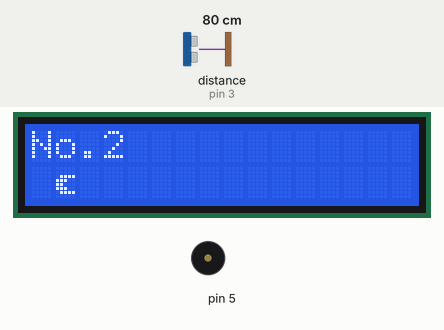
Bench run of a sketch on a simulated Arduino Uno, built with avr-gcc and run on an emulated ATmega328P. On the bench: 16×2 character LCD, buzzer (waves = sounding). Wiring (inferred from the names in the program): ultrasonic range finder: trigger pin 2; echo pin 3. The inputs (shaded band) are chosen by the test bench; at power-on: distance to the obstacle (sensor on pin 3) 80 cm. The echo pulse lasts 58.3 µs per cm; what the sketch prints to the serial monitor is not drawn.

Above: at 1.09 s.
1.3 s: distance to the obstacle (sensor on pin 3) set to 2 cm
At 1.56 s:
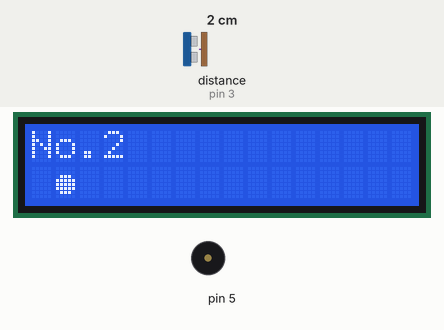
At 1.99 s:
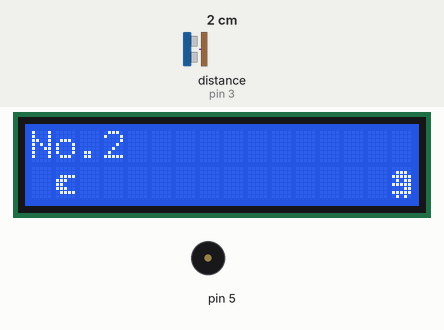
4.3 s: distance to the obstacle (sensor on pin 3) set to 18 cm
At 14.9 s:
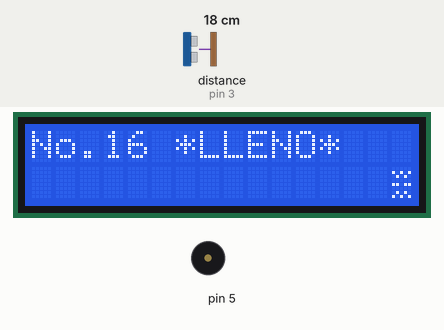
Timing chart, 0 to 15.2 s (numbered marks = the images above; inputs shaded):
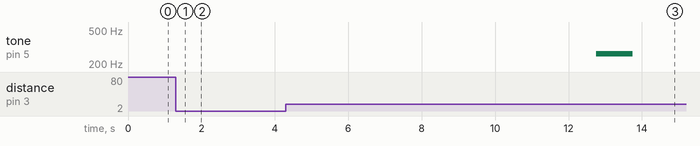

The sketch:

Sensor_animacion_P6_p2.ino
```cpp
/*
Centro educativo laboral Kinal
Perito en electronica
Quinto perito
Seccion A
Curso; Taller de electronica digital y reparacion de computadoras
Alumno; Jorge Diego Queme Andrino
Carne; 2021430
Proyecto; Practia 6 parte 2
*/

#define Note_C4 262
int Trigger = 2;
int Echo = 3;
long Sensor;
long Distancia;
int SUMA=0;
#include <LiquidCrystal.h>
#define RS 13
#define Enable 12
#define D4 8
#define D5 9
#define D6 10
#define D7 11
const int Buzzer = 5;


LiquidCrystal LCD (RS,Enable,D4,D5,D6,D7);

byte Cierra[] = {
  B00000,
  B00000,
  B01110,
  B11111,
  B11111,
  B11111,
  B01110,
  B00000
};

byte Abre[] = {
  B00000,
  B00000,
  B01111,
  B11100,
  B11000,
  B11100,
  B01111,
  B00000
};

byte Coins[] = {
  B00000,
  B00000,
  B00000,
  B00100,
  B01110,
  B01110,
  B00100,
  B00000
};

byte Fantasma[] = {
  B00000,
  B01110,
  B11111,
  B01011,
  B11111,
  B00011,
  B11111,
  B10101
};

byte FantasmaON[] = {
  B00000,
  B01110,
  B11111,
  B01011,
  B11111,
  B00011,
  B11111,
  B01010
};


byte gameover[] = {
  B00000,
  B10101,
  B01010,
  B00000,
  B11011,
  B00000,
  B01010,
  B10101
};


void setup() {
pinMode(Trigger, OUTPUT);
pinMode(Echo, INPUT);
digitalWrite(Trigger, LOW);
LCD.begin(16,2);
LCD.print("No.Personas");
LCD.createChar(1,Cierra);
LCD.createChar(2,Abre);
LCD.createChar(3,Coins);
LCD.createChar(4,Fantasma);
LCD.createChar(5,FantasmaON);
LCD.createChar(6,gameover);
}

void loop() {
digitalWrite(2, HIGH);
delayMicroseconds(10);
digitalWrite(2, LOW);
Sensor = pulseIn(3, HIGH);

Distancia = Sensor/59;

Serial.begin(9600);
Serial.print("Distancia:  ");
Serial.print(Distancia);
Serial.print("cm");
Serial.println();
delay(100);


 if(Distancia>=10 && Distancia <=300){

    SUMA++;

    }
  else
  {

    }


switch(SUMA){


          case(1):

LCD.begin(16,2);
LCD.print("No.1");
LCD.setCursor(0,1);
LCD.write(1);
  delay(150);
LCD.setCursor(0,1);
LCD.write(2);
  delay(150);

LCD.setCursor(15,1);
LCD.write(4);
  delay(80);
LCD.setCursor(15,1);
LCD.write(5);
  delay(80);

            break;

          case(2):
LCD.begin(16,2);
LCD.print("No.2");
LCD.setCursor(1,1);
LCD.write(1);
  delay(150);
LCD.setCursor(1,1);
LCD.write(2);
  delay(150);

LCD.setCursor(15,1);
LCD.write(4);
  delay(80);
LCD.setCursor(15,1);
LCD.write(5);
  delay(80);
            break;

          case(3):
LCD.begin(16,2);
LCD.print("No.3");
LCD.setCursor(2,1);
LCD.write(1);
  delay(150);
LCD.setCursor(2,1);
LCD.write(2);
  delay(150);

LCD.setCursor(15,1);
LCD.write(4);
  delay(80);
LCD.setCursor(15,1);
LCD.write(5);
  delay(80);
            break;

          case(4):
LCD.begin(16,2);
LCD.print("No.4");
LCD.setCursor(3,1);
LCD.write(1);
  delay(150);
LCD.setCursor(3,1);
LCD.write(2);
  delay(150);

LCD.setCursor(15,1);
LCD.write(4);
  delay(80);
LCD.setCursor(15,1);
LCD.write(5);
  delay(80);
            break;

         case(5):
LCD.begin(16,2);
LCD.print("No.5");
LCD.setCursor(4,1);
LCD.write(1);
  delay(150);
LCD.setCursor(4,1);
LCD.write(2);
  delay(150);

LCD.setCursor(15,1);
LCD.write(4);
  delay(80);
LCD.setCursor(15,1);
LCD.write(5);
  delay(80);
            break;

          case(6):
LCD.begin(16,2);
LCD.print("No.6");
LCD.setCursor(5,1);
LCD.write(1);
  delay(150);
LCD.setCursor(5,1);
LCD.write(2);
  delay(150);

LCD.setCursor(15,1);
LCD.write(4);
  delay(80);
LCD.setCursor(15,1);
LCD.write(5);
  delay(80);
            break;

          case(7):
LCD.begin(16,2);
LCD.print("No.7");
LCD.setCursor(6,1);
LCD.write(1);
  delay(150);
LCD.setCursor(6,1);
LCD.write(2);
  delay(150);

LCD.setCursor(15,1);
LCD.write(4);
  delay(80);
LCD.setCursor(15,1);
LCD.write(5);
  delay(80);
            break;

          case(8):
LCD.begin(16,2);
LCD.print("No.8");
LCD.setCursor(7,1);
LCD.write(1);
  delay(150);
LCD.setCursor(7,1);
LCD.write(2);
  delay(150);

LCD.setCursor(15,1);
LCD.write(4);
  delay(80);
LCD.setCursor(15,1);
LCD.write(5);
  delay(80);
            break;

          case(9):
LCD.begin(16,2);
LCD.print("No.9");
LCD.setCursor(8,1);
LCD.write(1);
  delay(150);
LCD.setCursor(8,1);
LCD.write(2);
  delay(150);

LCD.setCursor(15,1);
LCD.write(4);
  delay(80);
LCD.setCursor(15,1);
LCD.write(5);
  delay(80);
            break;

          case(10):
LCD.begin(16,2);
LCD.print("No.10");
LCD.setCursor(9,1);
LCD.write(1);
  delay(150);
LCD.setCursor(9,1);
LCD.write(2);
  delay(150);

LCD.setCursor(15,1);
LCD.write(4);
  delay(80);
LCD.setCursor(15,1);
LCD.write(5);
  delay(80);
            break;

          case(11):
LCD.begin(16,2);
LCD.print("No.11");
LCD.setCursor(10,1);
LCD.write(1);
  delay(150);
LCD.setCursor(10,1);
LCD.write(2);
  delay(150);

LCD.setCursor(15,1);
LCD.write(4);
  delay(80);
LCD.setCursor(15,1);
LCD.write(5);
  delay(80);
            break;

          case(12):
LCD.begin(16,2);
LCD.print("No.12");
LCD.setCursor(11,1);
LCD.write(1);
  delay(150);
LCD.setCursor(11,1);
LCD.write(2);
  delay(150);

LCD.setCursor(15,1);
LCD.write(4);
  delay(80);
LCD.setCursor(15,1);
LCD.write(5);
  delay(80);
            break;

          case(13):
LCD.begin(16,2);
LCD.print("No.13");
LCD.setCursor(12,1);
LCD.write(1);
  delay(150);
LCD.setCursor(12,1);
LCD.write(2);
  delay(150);

LCD.setCursor(15,1);
LCD.write(4);
  delay(80);
LCD.setCursor(15,1);
LCD.write(5);
  delay(80);
            break;

          case(14):
LCD.begin(16,2);
LCD.print("No.14");
LCD.setCursor(13,1);
LCD.write(1);
  delay(150);
LCD.setCursor(13,1);
LCD.write(2);
  delay(150);

LCD.setCursor(15,1);
LCD.write(4);
  delay(80);
LCD.setCursor(15,1);
LCD.write(5);
  delay(80);
            break;

          case(15):
LCD.begin(16,2);
LCD.print("No.15");
LCD.setCursor(14,1);
LCD.write(1);
  delay(150);
LCD.setCursor(14,1);
LCD.write(2);
  delay(150);

LCD.setCursor(15,1);
LCD.write(4);
  delay(80);
LCD.setCursor(15,1);
LCD.write(5);
  delay(80);
            break;

          case(16):
LCD.begin(16,2);
LCD.print("No.16 *LLENO*");
LCD.setCursor(15,1);
LCD.write(6);
  tone(5, Note_C4);//DO
  delay(1000);
  noTone(5);
  delay(500);
            break;
}
}
```

Measured:
- after the input at 4.3 s, tone on pin 5: silent → 262 Hz after 8.5 s, → silent 1.0 s later
